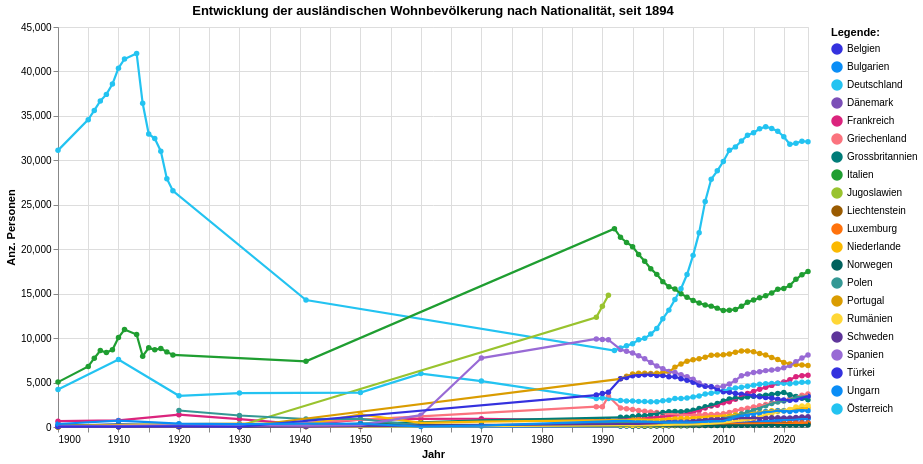

Source (notebook cell):
### Code cell
grafik1 = mypy_dv.plot_altair_multiline_highlight(
    data = myAgg1.reset_index().sort_values('NationHistCd', ascending=True)
    ,x = 'StichtagDatJahr:T'
    ,y = 'sum_WBev:Q'
    ,x_beschriftung = 'Jahr'
    , y_beschriftung = 'Anz. Personen'
    ,category = "NationHistLang:N"
    ,category_beschriftung= 'Legende:'
    ,x_sort = None
    ,palette_scheme = None # 'turbo','viridis','category20b','category20c', 'tableau20', 'sinebow', 'rainbow, 'dark2', 'inferno',
    ,custom_palette = zuericolors_qual12+zuericolors_gender6origin
    ,line_width = 1.1                 
    ,warning_status = "ignore" #always or ignore
    ,myTitle="Entwicklung der ausländischen Wohnbevölkerung nach Nationalität, seit "+str(int(data2betested.index.year.min()))
)
grafik1

### Figure 1 — Vega-Lite specification as saved in the notebook (floating-point values rounded to 4 significant figures; data arrays with more than 128 entries replaced by an {"elided": "..."} marker saying what was removed)
{"config": {"view": {"continuousWidth": 300, "continuousHeight": 300}}, "layer": [{"mark": {"type": "circle"}, "encoding": {"color": {"field": "NationHistLang", "legend": {"orient": "right", "title": "Legende:"}, "scale": {"range": ["#3431DE", "#0A8DF6", "#23C3F1", "#7B4FB7", "#DB247D", "#FB737E", "#007C78", "#1F9E31", "#99C32E", "#9A5B01", "#FF720C", "#FBB900", "#00615D", "#349894", "#DA9C00", "#FFD736", "#5E359A", "#986AD5"]}, "type": "nominal"}, "opacity": {"value": 1.3}, "tooltip": [{"field": "StichtagDatJahr", "type": "temporal"}, {"field": "NationHistLang", "type": "nominal"}, {"field": "sum_WBev", "type": "quantitative"}], "x": {"axis": {"title": "Jahr"}, "field": "StichtagDatJahr", "type": "temporal"}, "y": {"axis": {"title": "Anz. Personen"}, "field": "sum_WBev", "type": "quantitative"}}, "name": "view_18", "title": "Entwicklung der ausländischen Wohnbevölkerung nach Nationalität, seit 1894"}, {"mark": {"type": "line"}, "encoding": {"color": {"field": "NationHistLang", "legend": {"orient": "right", "title": "Legende:"}, "scale": {"range": ["#3431DE", "#0A8DF6", "#23C3F1", "#7B4FB7", "#DB247D", "#FB737E", "#007C78", "#1F9E31", "#99C32E", "#9A5B01", "#FF720C", "#FBB900", "#00615D", "#349894", "#DA9C00", "#FFD736", "#5E359A", "#986AD5"]}, "type": "nominal"}, "strokeWidth": {"condition": {"test": {"not": {"param": "param_18"}}, "value": 1.1}, "value": 2.2}, "tooltip": [{"field": "StichtagDatJahr", "type": "temporal"}, {"field": "NationHistLang", "type": "nominal"}, {"field": "sum_WBev", "type": "quantitative"}], "x": {"axis": {"title": "Jahr"}, "field": "StichtagDatJahr", "type": "temporal"}, "y": {"axis": {"title": "Anz. Personen"}, "field": "sum_WBev", "type": "quantitative"}}, "title": "Entwicklung der ausländischen Wohnbevölkerung nach Nationalität, seit 1894"}], "data": {"name": "data-0324d6362d4ceb9564bd1ee2ead64dbf"}, "height": 400, "params": [{"name": "param_18", "select": {"type": "point", "fields": ["NationHistLang:N"], "nearest": true, "on": "pointerover"}, "views": ["view_18"]}], "width": 750, "$schema": "https://vega.github.io/schema/vega-lite/v5.8.0.json", "datasets": {"data-0324d6362d4ceb9564bd1ee2ead64dbf": {"elided": "809 records"}}}
